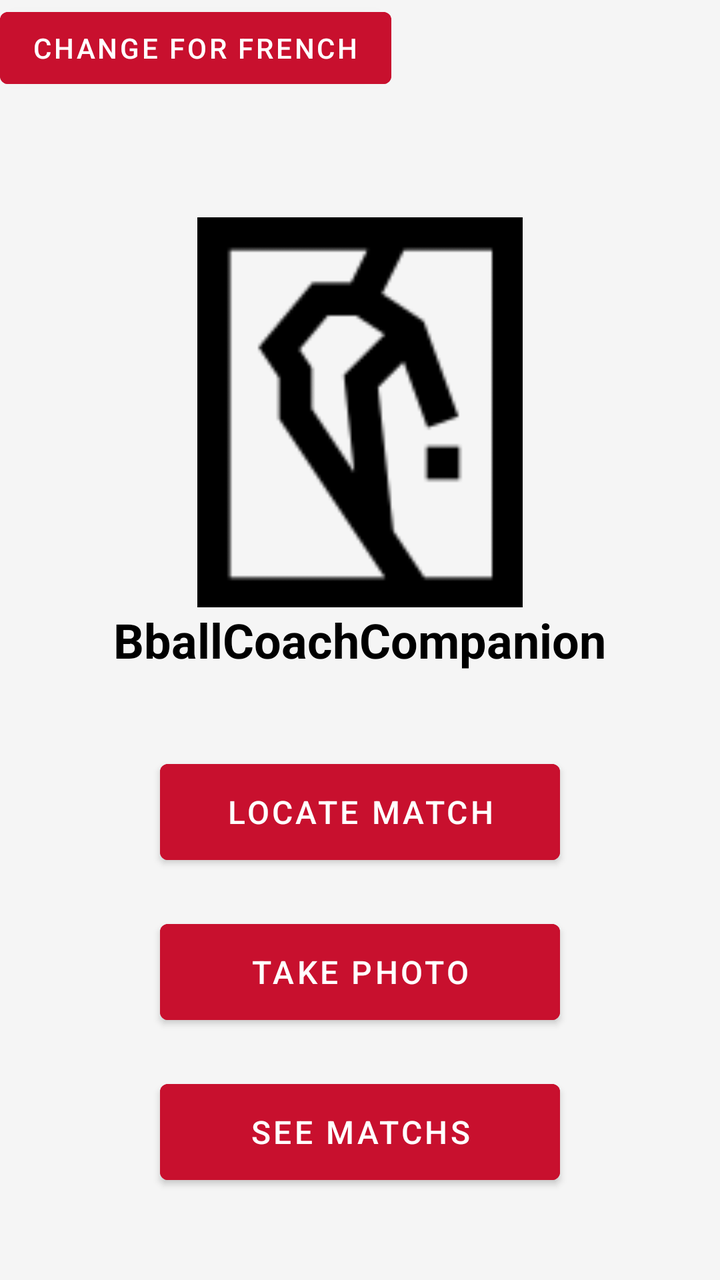
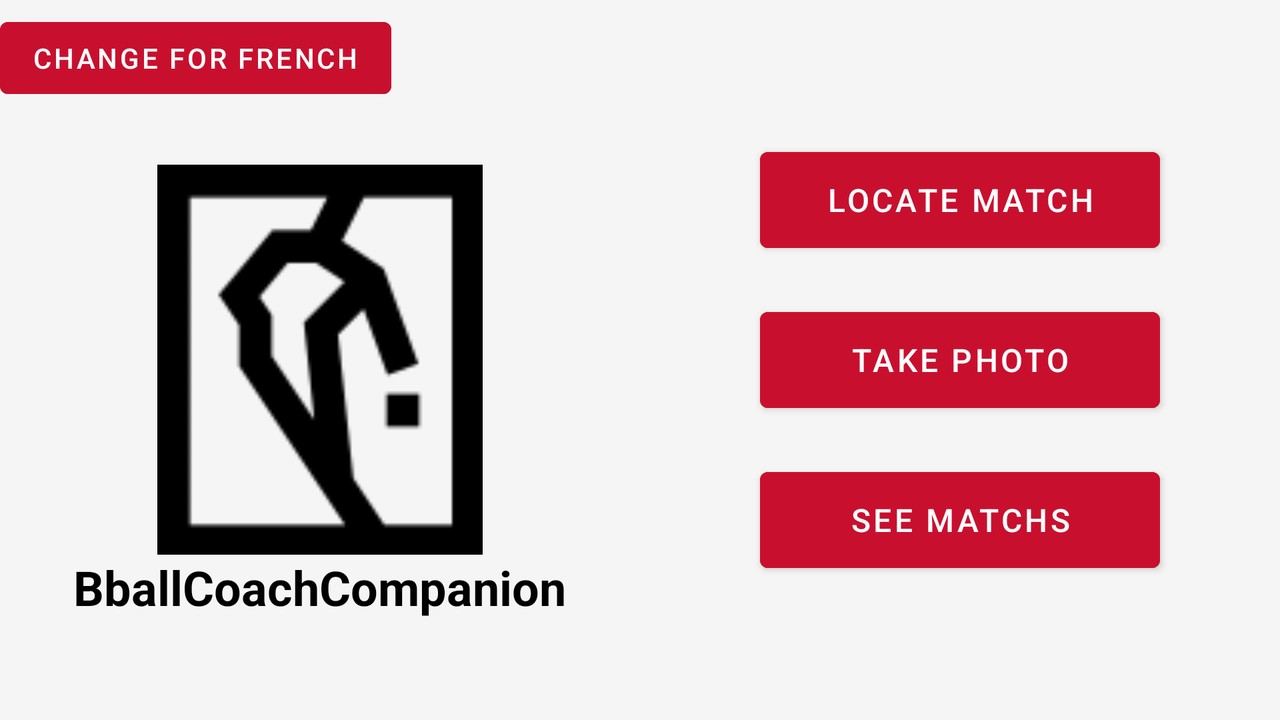

First picture: res/layout/ on a phone held upright. Second picture: the repository's own variant of that layout, on a device whose configuration matches the variant's folder. Source for both follows.
<!-- AndroidManifest.xml: application theme Theme.BballCoachCompanion -->
<!-- res/layout/activity_main.xml -->
<?xml version="1.0" encoding="utf-8"?>
<RelativeLayout xmlns:android="http://schemas.android.com/apk/res/android"
    android:layout_width="match_parent"
    android:layout_height="match_parent"
    android:background="@color/backgroundColor">

    <Button
        android:id="@+id/LanguageButton"
        android:layout_width="wrap_content"
        android:layout_height="wrap_content"
        android:backgroundTint="@color/btnColor"
        android:textColor="@color/white"
        android:text="@string/langue" />

    <ImageView
        android:id="@+id/imageView_logo"
        android:layout_width="match_parent"
        android:layout_height="195dp"
        android:layout_above="@+id/title"
        android:src="@drawable/nba" />

    <TextView
        android:id="@+id/title"
        android:layout_width="wrap_content"
        android:layout_height="wrap_content"
        android:layout_centerInParent="true"
        android:text="@string/app_name"
        android:textColor="#000000"
        android:textSize="24sp"
        android:textStyle="bold" />

    <Button
        android:id="@+id/buttonLocateMatch"
        android:layout_width="200dp"
        android:layout_height="60dp"
        android:text="@string/localiserMatch"
        android:onClick="locateMatches"
        android:backgroundTint="@color/btnColor"
        android:textColor="@color/white"
        android:textSize="16sp"
        android:layout_below="@+id/title"
        android:layout_centerHorizontal="true"
        android:layout_marginTop="40dp"/>

    <Button
        android:id="@+id/buttonTakePicture"
        android:layout_width="200dp"
        android:layout_height="60dp"
        android:onClick="pictureMatches"
        android:text="@string/prendrePhoto"
        android:backgroundTint="@color/btnColor"
        android:textColor="@color/white"
        android:textSize="16sp"
        android:layout_below="@+id/buttonLocateMatch"
        android:layout_centerHorizontal="true"
        android:layout_marginTop="20dp"/>

    <Button
        android:id="@+id/buttonSeeMatch"
        android:layout_width="200dp"
        android:layout_height="60dp"
        android:onClick="getMatches"
        android:text="@string/voirMatch"
        android:backgroundTint="@color/btnColor"
        android:textColor="@color/white"
        android:textSize="16sp"
        android:layout_below="@+id/buttonTakePicture"
        android:layout_centerHorizontal="true"
        android:layout_marginTop="20dp"/>

</RelativeLayout>
<!-- resources referenced by this layout -->
<resources>
  <color name="backgroundColor">#F5F5F5</color>
  <color name="btnColor">#C8102E</color>
  <color name="white">#FFFFFFFF</color>
  <!-- drawable nba: png bitmap (drawable, 2559 bytes) -->
  <string name="app_name">BballCoachCompanion</string>
  <string name="langue">change for french</string>
  <string name="localiserMatch">Locate match</string>
  <string name="prendrePhoto">Take Photo</string>
  <string name="voirMatch">See matchs</string>
  <style name="Theme.BballCoachCompanion" parent="Theme.MaterialComponents.DayNight.DarkActionBar">
          
          <item name="colorPrimary">@color/purple_500</item>
          <item name="colorPrimaryVariant">@color/purple_700</item>
          <item name="colorOnPrimary">@color/white</item>
          
          <item name="colorSecondary">@color/teal_200</item>
          <item name="colorSecondaryVariant">@color/teal_700</item>
          <item name="colorOnSecondary">@color/black</item>
          
          <item name="android:statusBarColor">?attr/colorPrimaryVariant</item>
          
      </style>
  <color name="purple_500">#FF6200EE</color>
  <color name="purple_700">#FF3700B3</color>
  <color name="teal_200">#FF03DAC5</color>
  <color name="teal_700">#FF018786</color>
  <color name="black">#FF000000</color>
</resources>
<!-- res/layout-land/activity_main.xml (the repository's variant of the layout above) -->
<!-- drawn on the phone turned sideways -->
<?xml version="1.0" encoding="utf-8"?>
<LinearLayout xmlns:android="http://schemas.android.com/apk/res/android"
    android:layout_width="match_parent"
    android:layout_height="match_parent">

    
    <RelativeLayout
        android:layout_width="0dp"
        android:layout_height="match_parent"
        android:background="@color/backgroundColor"
        android:layout_weight="1">

        <Button
            android:id="@+id/LanguageButton"
            android:layout_width="wrap_content"
            android:layout_height="wrap_content"
            android:layout_alignParentStart="true"
            android:layout_marginTop="5dp"
            android:backgroundTint="@color/btnColor"
            android:text="@string/langue"
            android:textColor="@color/white" />


        <ImageView
            android:id="@+id/imageView_logo"
            android:layout_width="match_parent"
            android:layout_height="195dp"
            android:layout_alignParentStart="true"
            android:layout_centerInParent="true"
            android:src="@drawable/nba" />

            <TextView
            android:id="@+id/title"
            android:layout_width="wrap_content"
            android:layout_height="wrap_content"
            android:layout_centerInParent="true"
            android:text="@string/app_name"
            android:layout_below="@+id/imageView_logo"
            android:textColor="#000000"
            android:textSize="24sp"
            android:textStyle="bold" />


    </RelativeLayout>

    
    <RelativeLayout
        android:layout_width="0dp"
        android:layout_height="match_parent"
        android:background="@color/backgroundColor"
        android:layout_weight="1">

        <Button
            android:id="@+id/buttonLocateMatch"
            android:layout_width="200dp"
            android:layout_height="60dp"
            android:text="@string/localiserMatch"
            android:onClick="locateMatches"
            android:backgroundTint="@color/btnColor"
            android:textColor="@color/white"
            android:textSize="16sp"
            android:layout_centerHorizontal="true"
            android:layout_above="@+id/buttonTakePicture"
            android:layout_marginEnd="40dp"/>

        <Button
            android:id="@+id/buttonTakePicture"
            android:layout_width="200dp"
            android:layout_height="60dp"
            android:onClick="pictureMatches"
            android:text="@string/prendrePhoto"
            android:backgroundTint="@color/btnColor"
            android:textColor="@color/white"
            android:textSize="16sp"
            android:layout_centerInParent="true"
            android:layout_marginTop="20dp"
            android:layout_marginEnd="40dp"/>

        <Button
            android:id="@+id/buttonSeeMatch"
            android:layout_width="200dp"
            android:layout_height="60dp"
            android:onClick="getMatches"
            android:text="@string/voirMatch"
            android:backgroundTint="@color/btnColor"
            android:textColor="@color/white"
            android:layout_below="@+id/buttonTakePicture"
            android:layout_centerHorizontal="true"
            android:textSize="16sp"
            android:layout_marginTop="20dp"
            android:layout_marginEnd="40dp"/>

    </RelativeLayout>

</LinearLayout>
